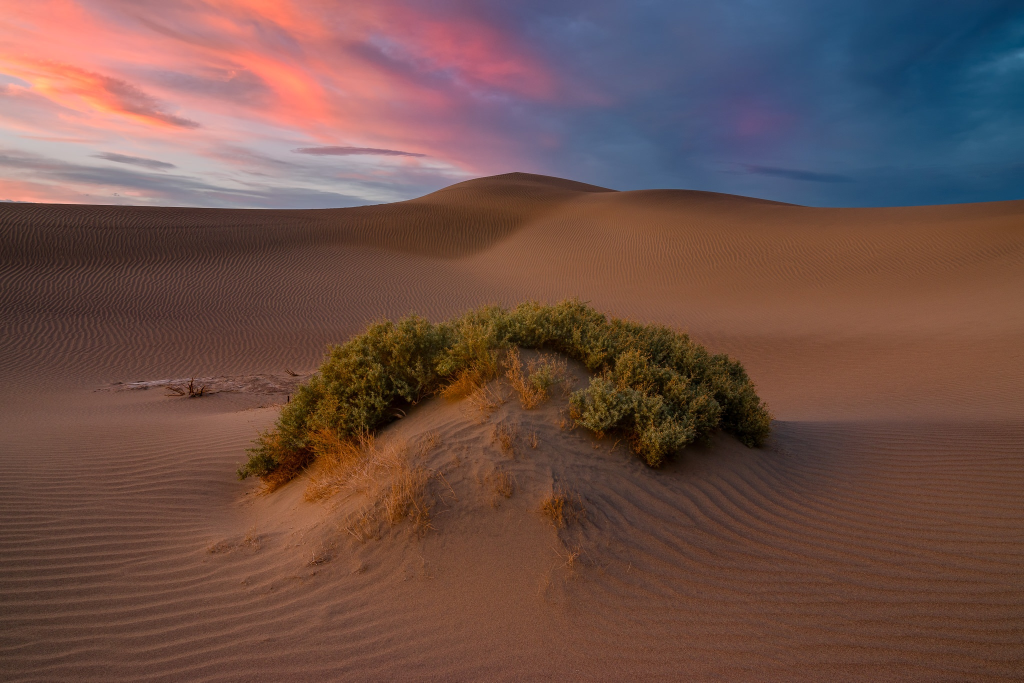
#> input picture LSB_tool/lsb_encoded_death_valley.jpg, 2048 x 1365 px (shown at 1/2 size)
$ python stegano_LSB.py
#> lines starting #> are read from the running program, lines starting #| are printed output that depends on the picture
#> the answer given: 1
# import all the required packages
import cv2
# cv2.startWindowThread()
import numpy as np
import types
from LSB_tool.convert_to_binary import messagetobinary
from PIL import Image
import os
from pysteganography.stegano import decode
# [78 lines left out: functions converter, encoder, decoder, not called in this run]

# Function to take the input and call the encoder function
def encode_text():
    image_path = input("PLease enter the image name: including the extension")
#> the answer given: lsb_encoded_death_valley.jpg
    image = cv2.imread(image_path)
#> image is the input picture: shape (1365, 2048, 3); mean B, G, R 73.7, 80.6, 110.5

    # print details of the image
    print("the shape of the image is: ", image.shape)
#| the shape of the image is:  (1365, 2048, 3)
    print("the original image is shown as below:")
    resized_image = cv2.resize(image,(800,300))
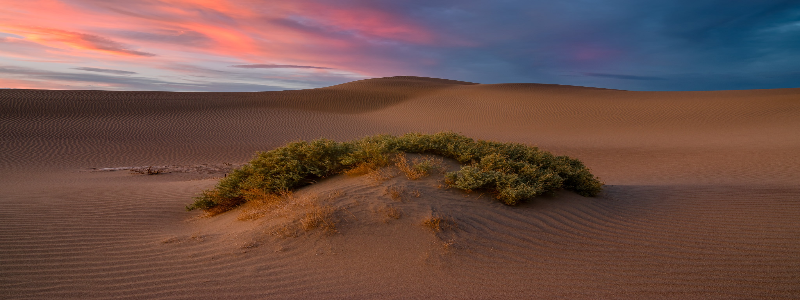
#> resized_image: shape (300, 800, 3); mean B, G, R 73.6, 80.5, 110.4
    # cv2.imshow('image', resized_image)
    # cv2.waitKey(0) # display until clicking on the image and press 'esc'
    # cv2.destroyAllWindows()

#> (the run stopped early here; a loop or call above may not have finished)
